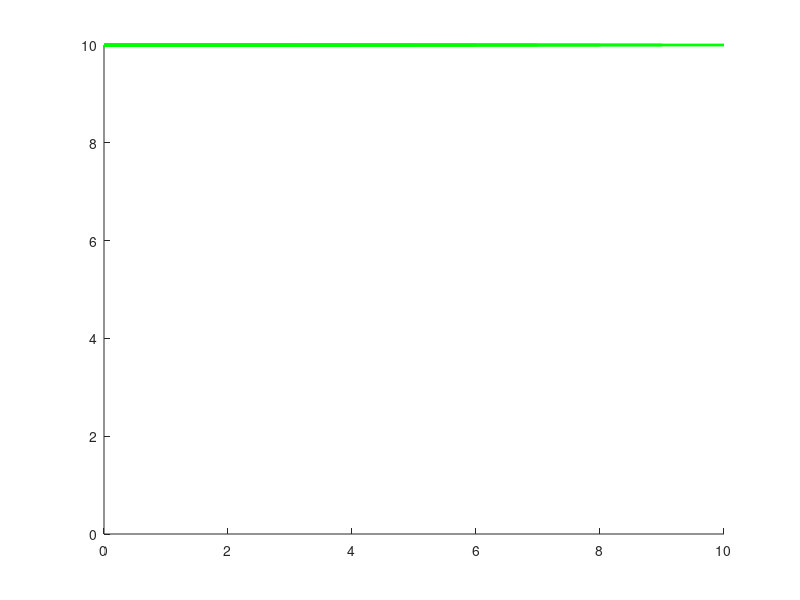

Recreate this plot in MATLAB.
%% intro to plotting
clear, clc % clear bg processes + command window
figure(1), clf % ope clean figure 1 window

% plot(x(coords of plots),y,customizations)
plot([1 2], [1 1], 'Color','red','LineWidth',2)
hold on % addition of plot
plot([1,2],[0,2], 'Color', 'green', 'LineWidth', 3)

%% loops
clear, clc
n = 10; % index range
numbers = 1:n;% array

for i = numbers
    disp(['The square of ' num2str(i) ' is ' num2str(i^2)])
    pause(.5)
end

%% 

clear, clc
n = 10;
figure(1), clf % inititate figure
set(gca, 'ylim', [0 n], 'Color', [0 0 0])
hold on

for i = 1:n
    plot([i 0], [n n], 'LineWidth', 2, 'Color', 'green')
    pause(1)
end




